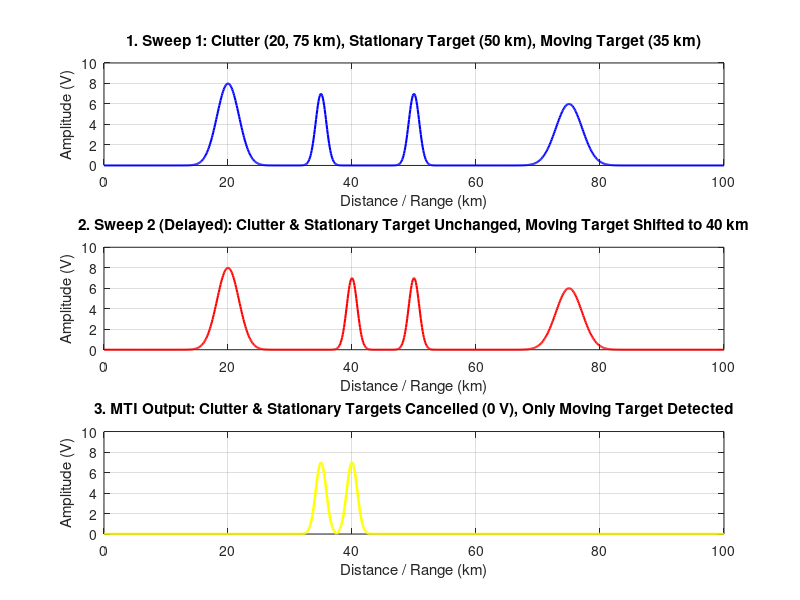

This chart was generated by the following MATLAB code:
clc; clear; close all;

range = 0:0.1:100;
pulse = @(amp, pos, width) amp * exp(-((range - pos) / width).^2);

clutter    = pulse(8, 20, 2.5) + pulse(6, 75, 3);
statTarget = pulse(7, 50, 1.2);
movTarget1 = pulse(7, 35, 1.2);
movTarget2 = pulse(7, 40, 1.2);

sweep1 = clutter + statTarget + movTarget1;
sweep2 = clutter + statTarget + movTarget2;
mtiOut = abs(sweep1 - sweep2);

figure('Name', 'MTI Radar: Clutter vs Stationary vs Moving', 'Color', 'w');

subplot(3, 1, 1);
plot(range, sweep1, 'b', 'LineWidth', 1.5);
title('1. Sweep 1: Clutter (20, 75 km), Stationary Target (50 km), Moving Target (35 km)');
xlabel('Distance / Range (km)'); ylabel('Amplitude (V)');
ylim([0, 10]); grid on;

subplot(3, 1, 2);
plot(range, sweep2, 'r', 'LineWidth', 1.5);
title('2. Sweep 2 (Delayed): Clutter & Stationary Target Unchanged, Moving Target Shifted to 40 km');
xlabel('Distance / Range (km)'); ylabel('Amplitude (V)');
ylim([0, 10]); grid on;

subplot(3, 1, 3);
plot(range, mtiOut, 'y', 'LineWidth', 1.8);
title('3. MTI Output: Clutter & Stationary Targets Cancelled (0 V), Only Moving Target Detected');
xlabel('Distance / Range (km)'); ylabel('Amplitude (V)');
ylim([0, 10]); grid on;
